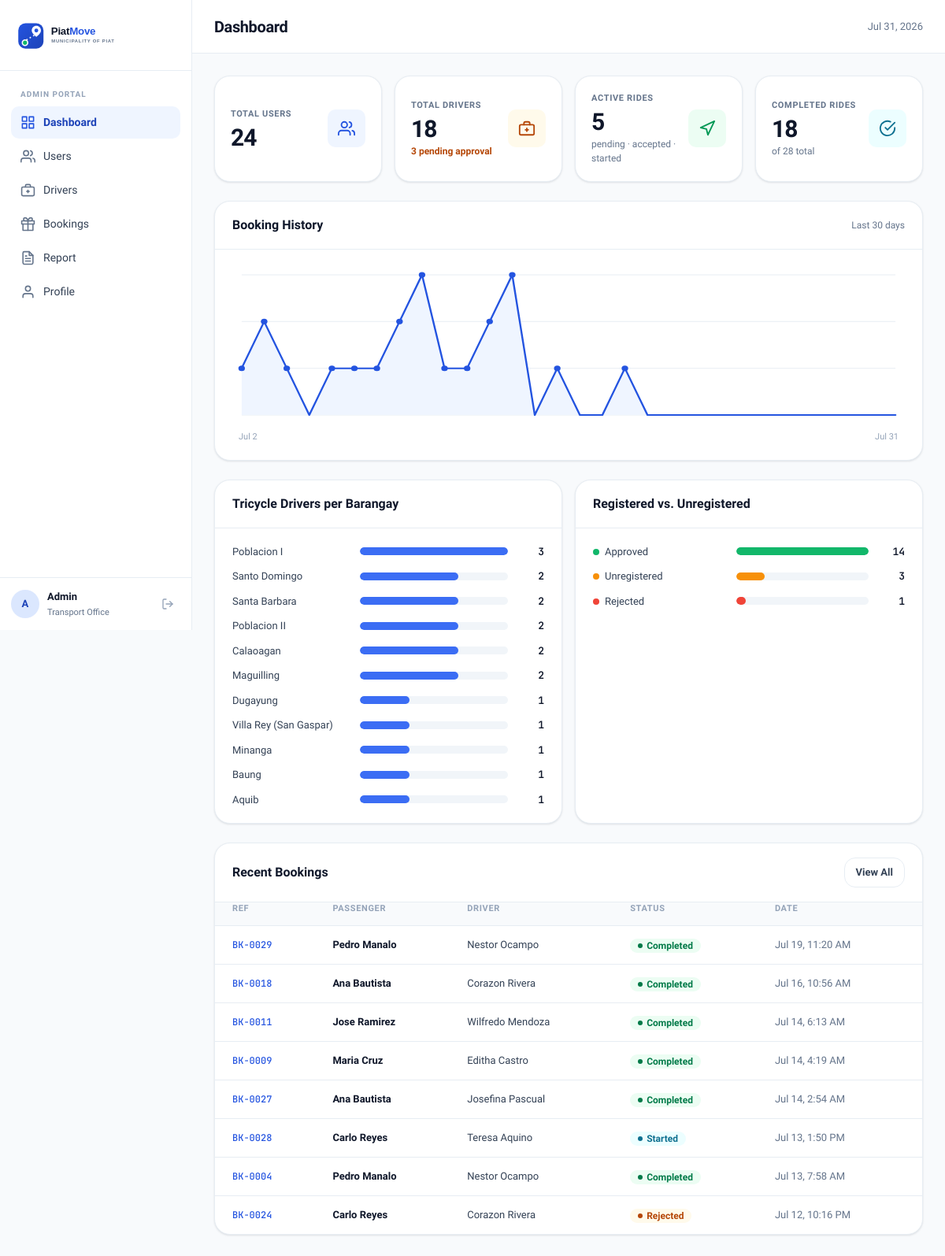
The app's page /dashboard.php (signed in) with its own data.
### tables this page shows
CREATE TABLE `bookings` (
  `id` int(10) UNSIGNED NOT NULL,
  `passenger_id` int(10) UNSIGNED NOT NULL,
  `driver_id` int(10) UNSIGNED DEFAULT NULL,
  `pickup_address` varchar(255) NOT NULL,
  `pickup_lat` decimal(10,7) NOT NULL,
  `pickup_lng` decimal(10,7) NOT NULL,
  `dropoff_address` varchar(255) NOT NULL,
  `dropoff_lat` decimal(10,7) NOT NULL,
  `dropoff_lng` decimal(10,7) NOT NULL,
  `status` enum('pending','accepted','rejected','started','completed','cancelled') NOT NULL DEFAULT 'pending',
  `fare` decimal(10,2) DEFAULT NULL,
  `created_at` timestamp NOT NULL DEFAULT current_timestamp(),
  `updated_at` timestamp NOT NULL DEFAULT current_timestamp() ON UPDATE current_timestamp()
);

CREATE TABLE `users` (
  `id` int(10) UNSIGNED NOT NULL,
  `name` varchar(100) NOT NULL,
  `email` varchar(150) NOT NULL,
  `password` varchar(255) NOT NULL,
  `phone` varchar(20) NOT NULL,
  `role` enum('passenger','driver') NOT NULL DEFAULT 'passenger',
  `status` enum('active','inactive') NOT NULL DEFAULT 'active',
  `created_at` timestamp NOT NULL DEFAULT current_timestamp(),
  `updated_at` timestamp NOT NULL DEFAULT current_timestamp() ON UPDATE current_timestamp()
);

### dashboard.php (the view, shortened to what this page needs)
<?php
require_once __DIR__ . '/includes/charts.php';
$db = get_db();
$total_users        = $db->query("SELECT COUNT(*) FROM users")->fetchColumn();
$total_drivers      = $db->query("SELECT COUNT(*) FROM users WHERE role = 'driver'")->fetchColumn();
$pending_drivers    = $db->query("SELECT COUNT(*) FROM driver_info WHERE approval_status = 'pending'")->fetchColumn();
$active_bookings    = $db->query("SELECT COUNT(*) FROM bookings WHERE status IN ('pending','accepted','started')")->fetchColumn();
$completed_bookings = $db->query("SELECT COUNT(*) FROM bookings WHERE status = 'completed'")->fetchColumn();
$total_bookings     = $db->query("SELECT COUNT(*) FROM bookings")->fetchColumn();
$recent = $db->query(
    "SELECT b.id, b.status, b.created_at,
            p.name AS passenger_name,
            d.name AS driver_name
     FROM bookings b
     JOIN users p ON p.id = b.passenger_id
     LEFT JOIN users d ON d.id = b.driver_id
     ORDER BY b.created_at DESC
     LIMIT 8"
)->fetchAll();
$bh_rows = $db->query(
    "SELECT DATE(created_at) AS d, COUNT(*) AS c FROM bookings
     WHERE created_at >= CURDATE() - INTERVAL 29 DAY
     GROUP BY DATE(created_at)"
)->fetchAll(PDO::FETCH_KEY_PAIR);
$booking_history = [];
for ($i = 29; $i >= 0; $i--) {
    $d = date('Y-m-d', strtotime("-$i days"));
    $booking_history[$d] = (int)($bh_rows[$d] ?? 0);
}
$barangay_counts = $db->query(
    "SELECT barangay, COUNT(*) AS c FROM driver_info
     WHERE vehicle_type = 'Tricycle' AND barangay <> ''
     GROUP BY barangay ORDER BY c DESC"
)->fetchAll(PDO::FETCH_KEY_PAIR);
$approval_counts = $db->query(
    "SELECT approval_status, COUNT(*) AS c FROM driver_info GROUP BY approval_status"
)->fetchAll(PDO::FETCH_KEY_PAIR);
$approved_count = (int)($approval_counts['approved'] ?? 0);
$pending_count  = (int)($approval_counts['pending'] ?? 0);
$rejected_count = (int)($approval_counts['rejected'] ?? 0);
require_once __DIR__ . '/includes/header.php';
?>
<div class="stats-grid">
    <div class="stat-card">
        <div>
            <div class="stat-label">Total Users</div>
            <div class="stat-value"><?= number_format($total_users) ?></div>
        </div>
        <div class="stat-icon blue">
            <svg width="22" height="22" viewBox="0 0 24 24" fill="none" stroke="currentColor" stroke-width="2" stroke-linecap="round" stroke-linejoin="round">
                <path d="M17 21v-2a4 4 0 0 0-4-4H5a4 4 0 0 0-4 4v2"/><circle cx="9" cy="7" r="4"/><path d="M23 21v-2a4 4 0 0 0-3-3.87"/><path d="M16 3.13a4 4 0 0 1 0 7.75"/>
            </svg>
        </div>
    </div>
    <div class="stat-card">
        <div>
            <div class="stat-label">Total Drivers</div>
            <div class="stat-value"><?= number_format($total_drivers) ?></div>
            <?php if ($pending_drivers > 0): ?>
                <div class="stat-sub">
                    <a href="<?= BASE_URL ?>/drivers.php?filter=pending" style="color:var(--amber-700);font-weight:600;font-size:12px;text-decoration:none;">
                        <?= $pending_drivers ?> pending approval
                    </a>
                </div>
            <?php endif; ?>
        </div>
        <div class="stat-icon amber">
        </div>
    </div>
    <div class="stat-card">
        <div>
            <div class="stat-label">Active Rides</div>
            <div class="stat-value"><?= number_format($active_bookings) ?></div>
            <div class="stat-sub">pending · accepted · started</div>
        </div>
        <div class="stat-icon green">
            <svg width="22" height="22" viewBox="0 0 24 24" fill="none" stroke="currentColor" stroke-width="2" stroke-linecap="round" stroke-linejoin="round">
                <polygon points="3 11 22 2 13 21 11 13 3 11"/>
            </svg>
        </div>
    </div>
    <div class="stat-card">
        <div>
            <div class="stat-label">Completed Rides</div>
            <div class="stat-value"><?= number_format($completed_bookings) ?></div>
            <div class="stat-sub">of <?= number_format($total_bookings) ?> total</div>
        </div>
        <div class="stat-icon cyan">
            <svg width="22" height="22" viewBox="0 0 24 24" fill="none" stroke="currentColor" stroke-width="2" stroke-linecap="round" stroke-linejoin="round">
                <path d="M22 11.08V12a10 10 0 1 1-5.93-9.14"/><polyline points="22 4 12 14.01 9 11.01"/>
            </svg>
        </div>
    </div>
</div>
<div class="panel" style="margin-bottom:24px">
    <div class="panel-header">
        <span class="panel-title">Booking History</span>
        <span class="text-muted" style="font-size:12px">Last 30 days</span>
    </div>
    <div class="chart-panel-body">
        <?= render_booking_history_chart($booking_history) ?>
    </div>
</div>
<div class="charts-grid">
    <div class="panel">
        <div class="panel-header">
            <span class="panel-title">Tricycle Drivers per Barangay</span>
        </div>
        <div class="chart-panel-body">
            <?= render_bar_rows($barangay_counts, 'var(--blue-500)', 'No tricycle drivers registered yet.') ?>
        </div>
    </div>
    <div class="panel">
        <div class="panel-header">
            <span class="panel-title">Registered vs. Unregistered</span>
        </div>
        <div class="chart-panel-body">
            <?php
            $approval_items = ['Approved' => $approved_count, 'Unregistered' => $pending_count];
            if ($rejected_count > 0) $approval_items['Rejected'] = $rejected_count;
            $approval_colors = ['Approved' => 'var(--green-500)', 'Unregistered' => 'var(--amber-500)', 'Rejected' => 'var(--red-500)'];
            if (array_sum($approval_items) === 0):
            ?>
                <div class="chart-empty">No drivers registered yet.</div>
            <?php else: foreach ($approval_items as $label => $count): $pct = array_sum($approval_items) > 0 ? round(($count / max($approval_items)) * 100, 1) : 0; ?>
                <div class="chart-bar-row">
                    <div class="chart-bar-label" style="width:170px">
                        <span class="chart-legend-dot" style="background:<?= $approval_colors[$label] ?>"></span><?= htmlspecialchars($label) ?>
                    </div>
                    <div class="chart-bar-track"><div class="chart-bar-fill" style="width:<?= $pct ?>%;background:<?= $approval_colors[$label] ?>"></div></div>
                    <div class="chart-bar-value"><?= number_format($count) ?></div>
                </div>
            <?php endforeach; endif; ?>
        </div>
    </div>
</div>
<div class="panel">
    <div class="panel-header">
        <span class="panel-title">Recent Bookings</span>
        <a href="<?= BASE_URL ?>/bookings.php" class="btn-ghost">View All</a>
    </div>
    <div style="overflow-x:auto">
        <table class="data-table">
            <thead>
                <tr>
                    <th>Ref</th>
                    <th>Passenger</th>
                    <th>Driver</th>
                    <th>Status</th>
                    <th>Date</th>
                </tr>
            </thead>
            <tbody>
                <?php foreach ($recent as $b): ?>
                <tr>
                    <td><span class="cell-mono">BK-<?= str_pad($b['id'], 4, '0', STR_PAD_LEFT) ?></span></td>
                    <td><span class="cell-strong"><?= htmlspecialchars($b['passenger_name']) ?></span></td>
                    <td><?= $b['driver_name'] ? htmlspecialchars($b['driver_name']) : '<span class="text-subtle">—</span>' ?></td>
                    <td><?= status_badge($b['status']) ?></td>
                    <td><span class="text-muted"><?= date('M j, g:i A', strtotime($b['created_at'])) ?></span></td>
                </tr>
                <?php endforeach; ?>
            </tbody>
        </table>
    </div>
</div>
<?php require_once __DIR__ . '/includes/footer.php'; ?>

### includes/charts.php (shortened to what this page needs)
<?php
function status_badge(string $status): string {
    $map = [
        'pending'   => 'neutral',
        'accepted'  => 'primary',
        'started'   => 'info',
        'completed' => 'success',
        'cancelled' => 'danger',
        'rejected'  => 'warning',
    ];
    $cls = $map[$status] ?? 'neutral';
    return '<span class="badge badge-' . htmlspecialchars($cls, ENT_QUOTES) . '">'
         . htmlspecialchars(ucfirst($status), ENT_QUOTES)
         . '</span>';
}
function render_booking_history_chart(array $history, string $label = 'Booking history'): string {
    $n = count($history);
    $values  = array_values($history);
    $dates   = array_keys($history);
    $maxVal  = max($values);
    $axisMax = $maxVal > 0 ? $maxVal : 4;
    $w = 720; $h = 200;
    $padL = 10; $padR = 10; $padT = 12; $padB = 10;
    $plotW = $w - $padL - $padR;
    $plotH = $h - $padT - $padB;
    $points = [];
    for ($i = 0; $i < $n; $i++) {
        $x = $padL + ($n > 1 ? $i * ($plotW / ($n - 1)) : $plotW / 2);
        $y = $padT + $plotH - ($values[$i] / $axisMax) * $plotH;
        $points[] = [$x, $y, $values[$i], $dates[$i]];
    }
    $gridLines = '';
    for ($g = 0; $g <= 3; $g++) {
        $gy = $padT + ($plotH / 3) * $g;
        $gridLines .= '<line x1="' . $padL . '" y1="' . $gy . '" x2="' . ($w - $padR) . '" y2="' . $gy . '" stroke="var(--gray-200)" stroke-width="1"/>';
    }
    $linePath = 'M ' . implode(' L ', array_map(fn($p) => round($p[0], 1) . ' ' . round($p[1], 1), $points));
    $areaPath = $linePath
        . ' L ' . round($points[$n - 1][0], 1) . ' ' . ($padT + $plotH)
        . ' L ' . round($points[0][0], 1) . ' ' . ($padT + $plotH) . ' Z';
    $markers = '';
    foreach ($points as [$x, $y, $val, $date]) {
        $tip = date('M j', strtotime($date)) . ': ' . $val . ' booking' . ($val === 1 ? '' : 's');
        if ($val > 0) {
            $markers .= '<circle cx="' . round($x, 1) . '" cy="' . round($y, 1) . '" r="3.5" fill="var(--blue-600)"><title>' . htmlspecialchars($tip) . '</title></circle>';
        }
        $markers .= '<circle cx="' . round($x, 1) . '" cy="' . round($y, 1) . '" r="8" fill="transparent"><title>' . htmlspecialchars($tip) . '</title></circle>';
    }
    $svg = '<svg viewBox="0 0 ' . $w . ' ' . $h . '" width="100%" height="' . $h . '" preserveAspectRatio="none" role="img" aria-label="' . htmlspecialchars($label) . '">'
         . $gridLines
         . '<path d="' . $areaPath . '" fill="var(--blue-50)" stroke="none"/>'
         . '<path d="' . $linePath . '" fill="none" stroke="var(--blue-600)" stroke-width="2" stroke-linejoin="round" stroke-linecap="round"/>'
         . $markers
         . '</svg>';
    $firstLabel = htmlspecialchars(date('M j', strtotime($dates[0])));
    $lastLabel  = htmlspecialchars(date('M j', strtotime($dates[$n - 1])));
    return $svg . '<div class="chart-svg-labels"><span>' . $firstLabel . '</span><span>' . $lastLabel . '</span></div>';
}
function render_bar_rows(array $items, string $color, string $emptyText): string {
    $max = max($items);
    $html = '';
    foreach ($items as $label => $count) {
        $pct = $max > 0 ? round(($count / $max) * 100, 1) : 0;
        $html .= '<div class="chart-bar-row">'
               . '<div class="chart-bar-label" title="' . htmlspecialchars($label) . '">' . htmlspecialchars($label) . '</div>'
               . '<div class="chart-bar-track"><div class="chart-bar-fill" style="width:' . $pct . '%;background:' . $color . '"></div></div>'
               . '<div class="chart-bar-value">' . number_format($count) . '</div>'
               . '</div>';
    }
    return $html;
}

### records on screen
bookings: id "0029", passenger.name "Pedro Manalo", driver.name "Nestor Ocampo", status "Completed", created_at "Jul 19, 11:20 AM"
bookings: id "0018", passenger.name "Ana Bautista", driver.name "Corazon Rivera", status "Completed", created_at "Jul 16, 10:56 AM"
bookings: id "0011", passenger.name "Jose Ramirez", driver.name "Wilfredo Mendoza", status "Completed", created_at "Jul 14, 6:13 AM"
bookings: id "0009", passenger.name "Maria Cruz", driver.name "Editha Castro", status "Completed", created_at "Jul 14, 4:19 AM"
bookings: id "0027", passenger.name "Ana Bautista", driver.name "Josefina Pascual", status "Completed", created_at "Jul 14, 2:54 AM"
bookings: id "0028", passenger.name "Carlo Reyes", driver.name "Teresa Aquino", status "Started", created_at "Jul 13, 1:50 PM"
bookings: id "0004", passenger.name "Pedro Manalo", driver.name "Nestor Ocampo", status "Completed", created_at "Jul 13, 7:58 AM"
bookings: id "0024", passenger.name "Carlo Reyes", driver.name "Corazon Rivera", status "Rejected", created_at "Jul 12, 10:16 PM"

### other values on screen
substr($_SESSION['admin_name'] ?? 'A', 0, 1) "A"
$_SESSION['admin_name'] "Admin"
$page_title "Dashboard"
$total_users "24"
$total_drivers "18"
$pending_drivers "3"
$active_bookings "5"
$completed_bookings "18"
$total_bookings "28"
$firstLabel "Jul 2"
$lastLabel "Jul 31"
$label "Poblacion I"
$count "3"
$label "Santo Domingo"
$count "2"
